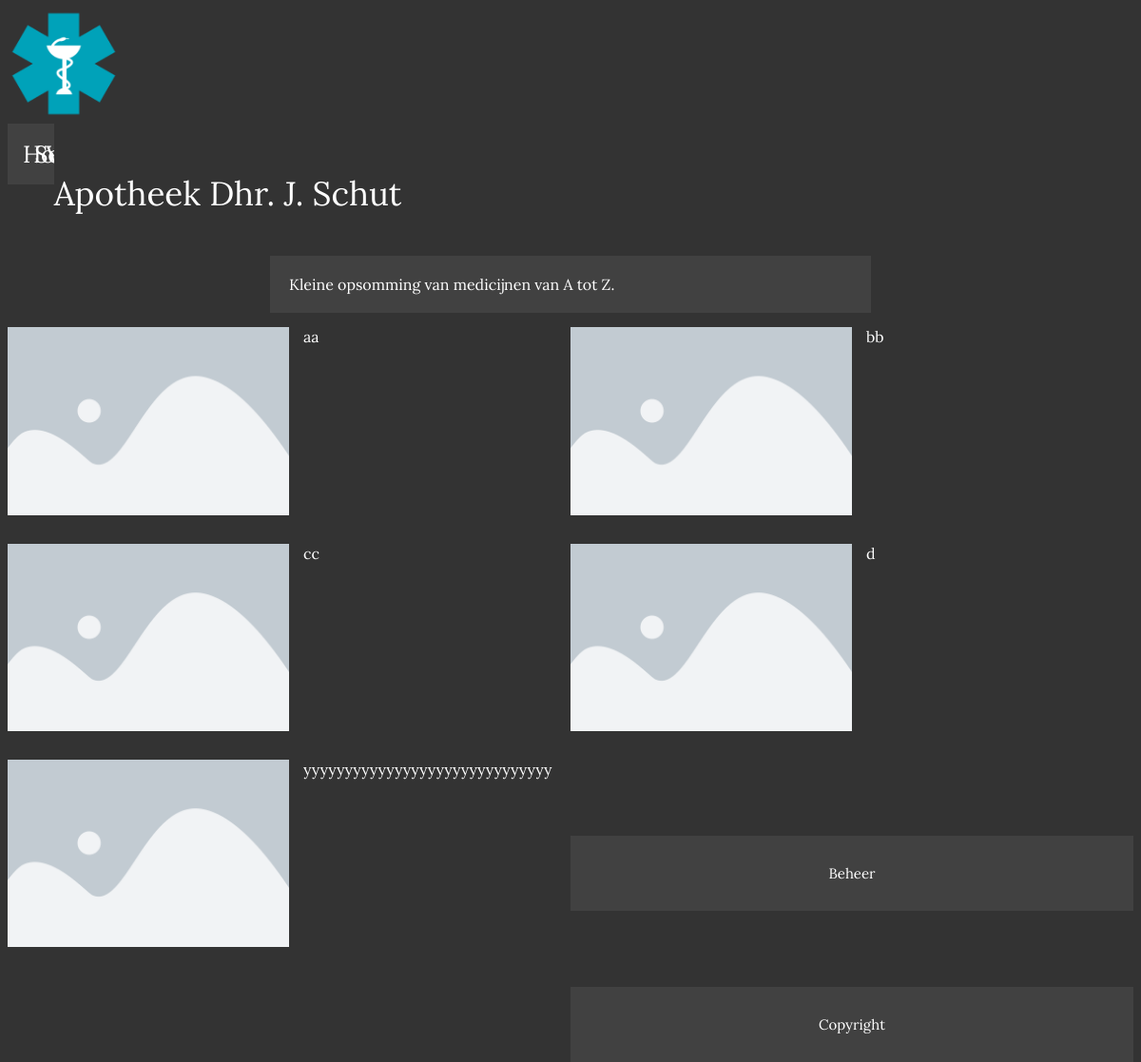
The app's page /pages/medicationoverview.php with its own data.
### tables this page shows
CREATE TABLE `medicine` (
  `medicinename` varchar(30) NOT NULL,
  `medicineimage` varchar(30) NOT NULL,
  `medicinestock` int(11) NOT NULL,
  `medicineID` int(11) NOT NULL
);

### inc/med.inc.php (the view)
<?php
include_once 'dbh.inc.php';
$sql = "SELECT * FROM medicine ORDER BY medicinename";
$result = mysqli_query($conn, $sql);
$resultcheck = mysqli_num_rows($result);
if ($resultcheck > 0) {
    while ($row = mysqli_fetch_assoc($result)) {
        echo "<div class='med'>
        <img src='/images/".$row['medicineimage']."'>" . $row['medicinename']."</a></div>";
      }
}
?>

### css/service.css (style rules this page uses)
body { background-color: #333333; font-family: 'loraregular'; }
.med { float: left; width: 50%; height: 50%; padding-bottom: 15px; color:white; }
.med img { float: left; width: 50%; height: 50%; padding-bottom: 15px; padding-right: 15px; }

### records on screen
medicine: medicineimage (placeholder picture), medicinename "aa"
medicine: medicineimage (placeholder picture), medicinename "bb"
medicine: medicineimage (placeholder picture), medicinename "cc"
medicine: medicineimage (placeholder picture), medicinename "d"
medicine: medicineimage (placeholder picture), medicinename "yyyyyyyyyyyyyyyyyyyyyyyyyyyyyy"
